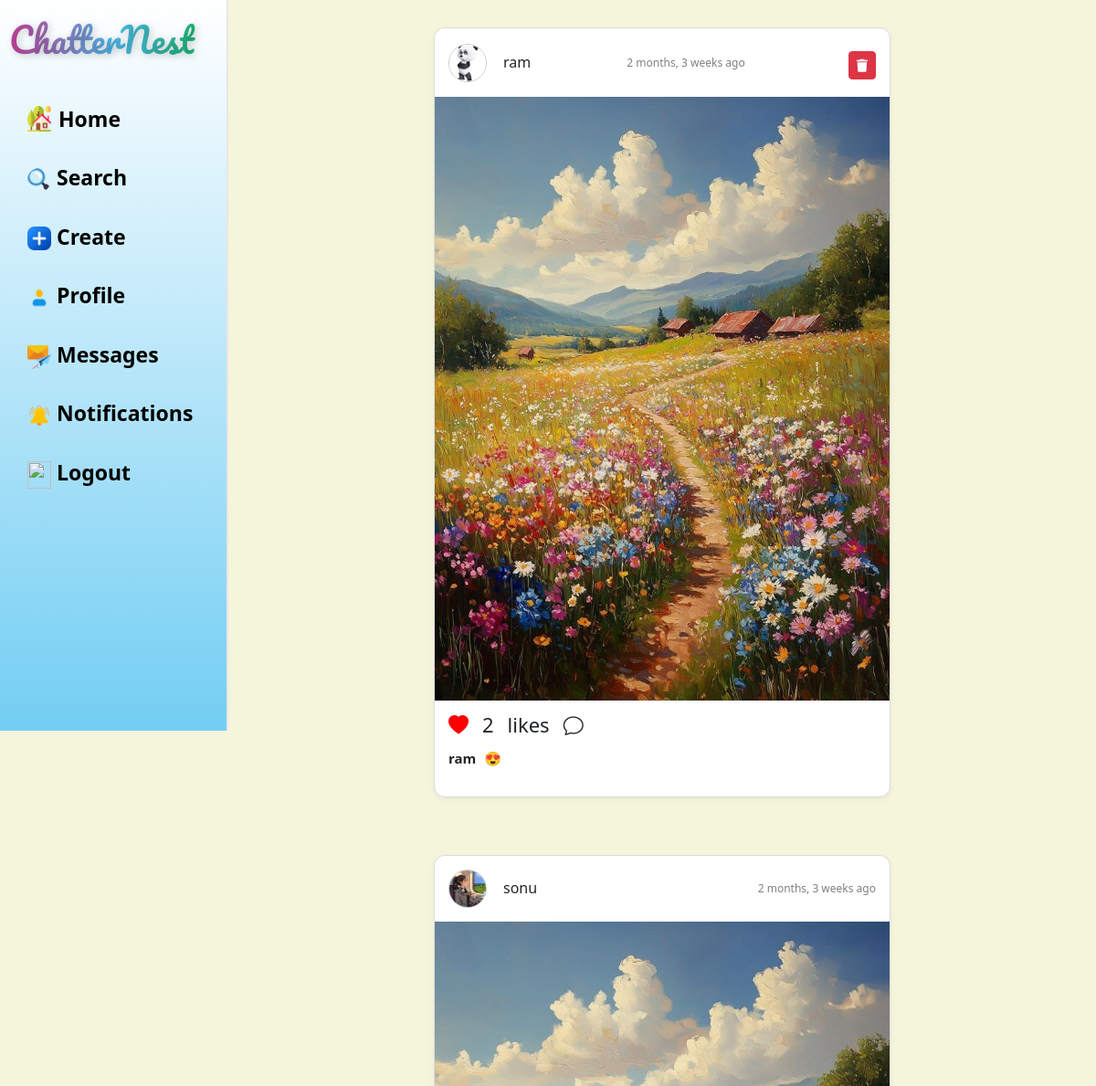
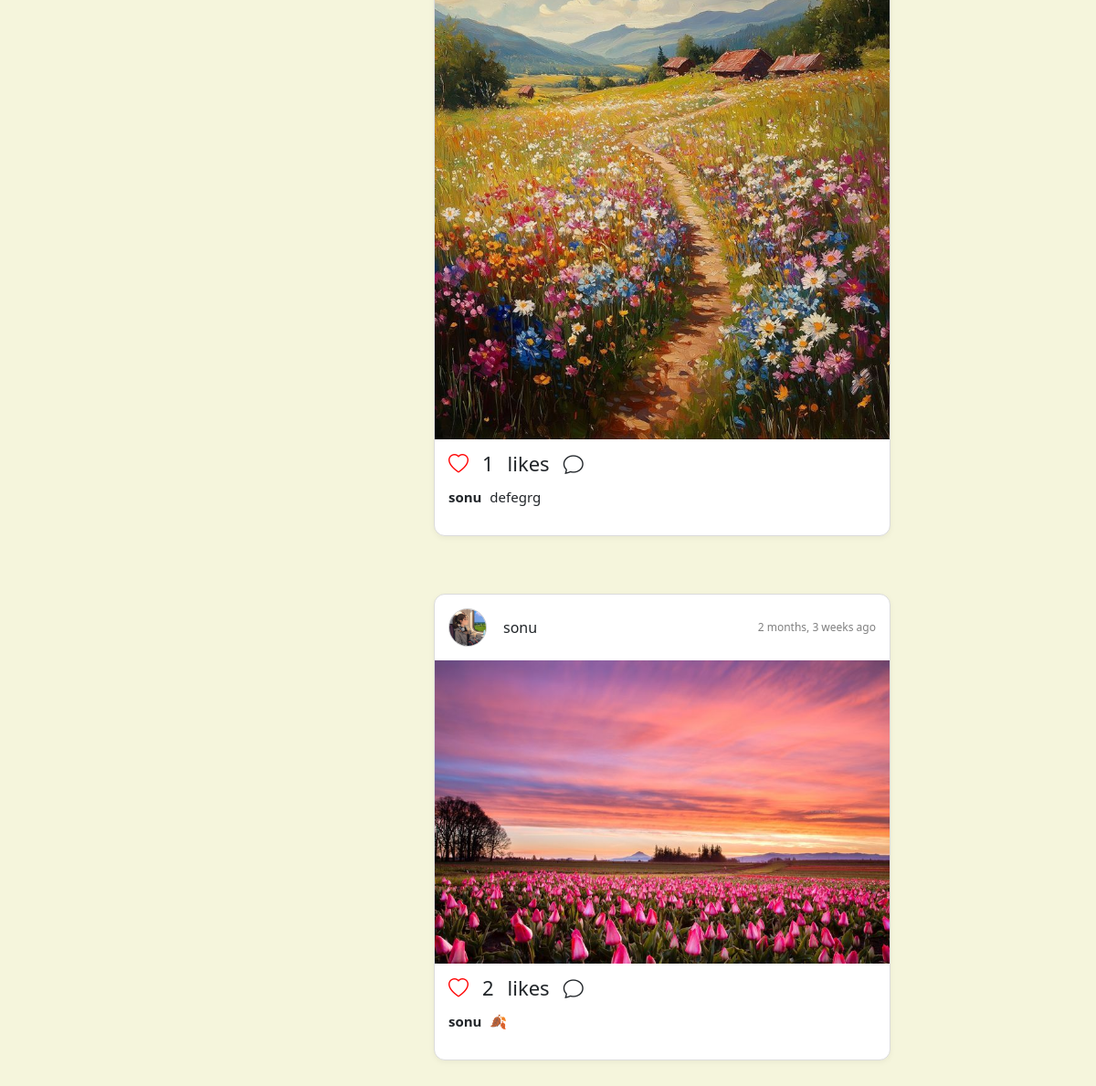
The app's page /Users/kid_dashboard (signed in), older data (2 pictures, top to bottom).
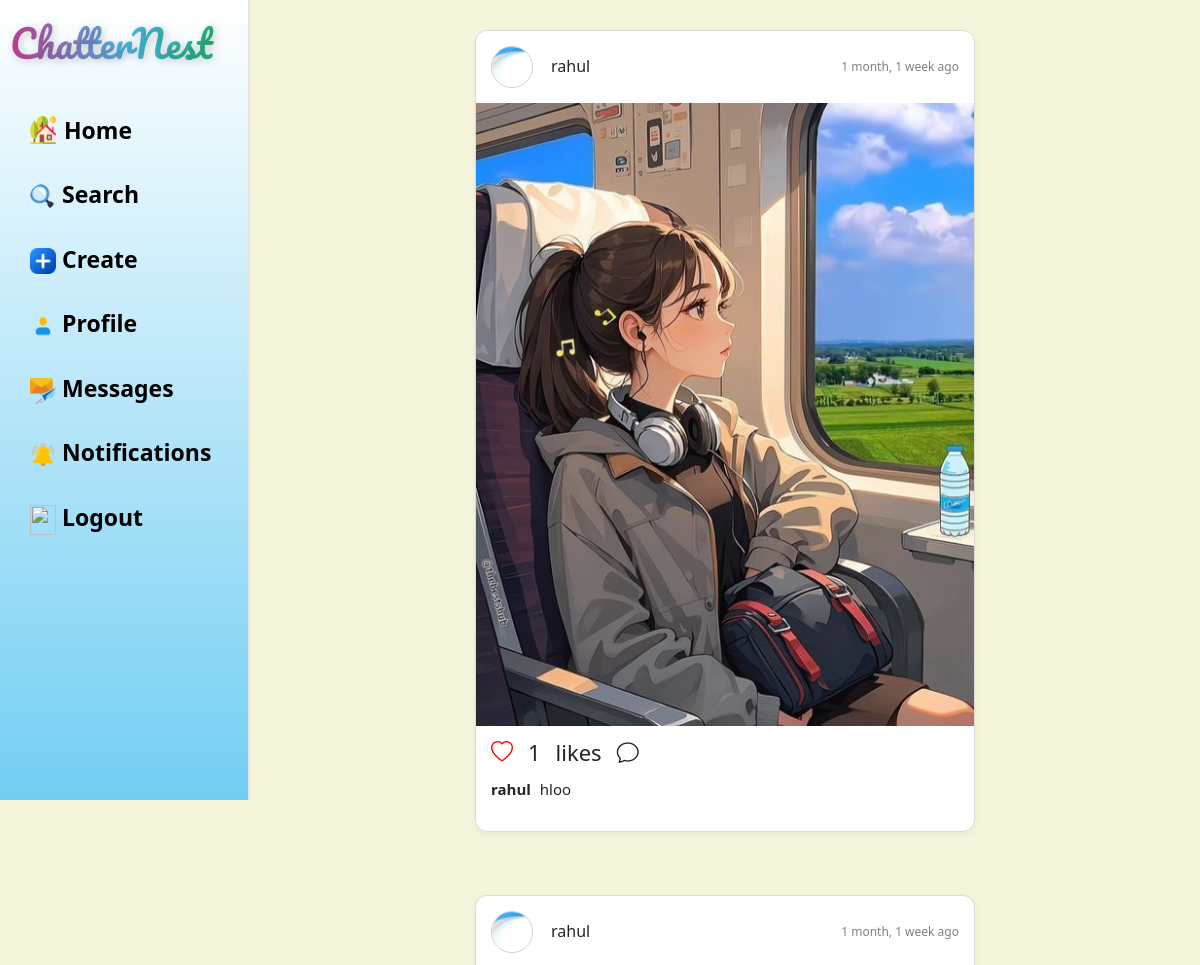
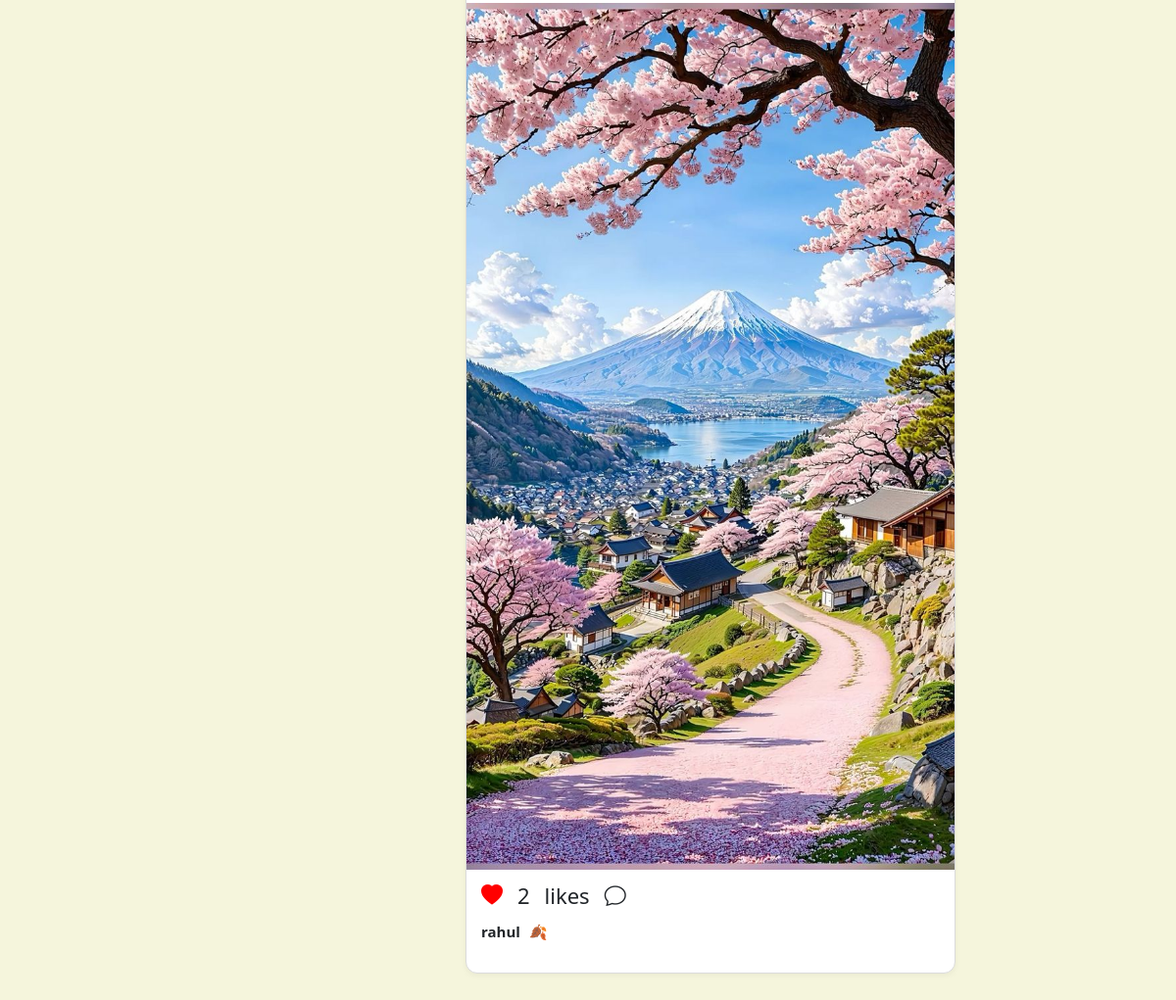
The same page, newer data (2 pictures, top to bottom).
### Users/models.py (models this page shows)
class Post(models.Model):
    user = models.ForeignKey(kid_acc, on_delete=models.CASCADE)
    description = models.TextField()
    image = models.ImageField(upload_to="posts", null=True, blank=True)
    created_at = models.DateTimeField(auto_now_add=True)
    bio = models.TextField(blank=True, null=True)

class kid_acc(models.Model):
    kid_id = models.CharField(max_length=100, primary_key=True)
    Email = models.EmailField(max_length=100)
    password = models.CharField(max_length=12)
    profile = models.ImageField(upload_to="Kid_profiles", blank=True, null=True)
    parent = models.ForeignKey(Parent_acc, on_delete=models.CASCADE, related_name='kids')
    friends = models.ManyToManyField('self', symmetrical=True, blank=True)
    blocked = models.BooleanField(default=False)
    bio = models.TextField(blank=True, null=True)

### Users/views.py (the view)
# urls.py: path('kid_dashboard',views.kid_dashboard,name='kid_dashboard'),
def kid_dashboard(request):
    if 'kid_id' not in request.session:
        return redirect('kid_login')
    kid_id = request.session.get('kid_id')
    try:
        kid = kid_acc.objects.get(kid_id=kid_id)
        friends = kid.friends.all()
        posts = Post.objects.filter(user__in=[kid, *friends]).order_by('-created_at')
        liked_post_ids = Like.objects.filter(user=kid).values_list('post_id', flat=True)
        search_query = request.GET.get('search_query')
        search_results = None
        if search_query:
            search_results = kid_acc.objects.filter(kid_id__icontains=search_query)
        liked_posts = [post for post in posts if post.likes.filter(user=request.user).exists()]
        new_notifications = kid.received_requests.filter(status='pending').exists()
        friendrequest = FriendRequest.objects.filter(to_kid=kid,status='pending')
        return render(request, 'kid_dashboard.html', {
            'kid': kid,
            'posts': posts,
            'search_results': search_results,
            'liked_posts': liked_post_ids,
            'new_notifications':new_notifications,
            'friendrequest': friendrequest,
        })
    except kid_acc.DoesNotExist:
        request.session.flush()
        return redirect('kid_login')

### templates/kid_dashboard.html (shortened to what this page needs)
{% load static %}
{% load humanize %}
<!DOCTYPE html>
<html lang="en">
<head>
  <link href="https://cdn.jsdelivr.net/npm/bootstrap@5.3.0/dist/css/bootstrap.min.css" rel="stylesheet" />
  <link rel="stylesheet" href="https://cdnjs.cloudflare.com/ajax/libs/font-awesome/6.5.1/css/all.min.css" />
  <link rel="stylesheet" href="https://cdn.jsdelivr.net/npm/bootstrap-icons@1.10.5/font/bootstrap-icons.css">
</head>
<body style="background-color: beige;">
  <div class="sidebar">
    <h3 class="kidverse">ChatterNest</h3>
    <br />
    <a href="kid_dashboard" style="display: flex; align-items: center; gap: 8px;">
      <img src="/static/images/house.png" alt="Home" style="width: 26px; height: 28px;" />
      Home
    </a>
    <a href="#" data-bs-toggle="modal" data-bs-target="#searchModal"> <img src="/static/images/magnifier.png"
        alt="search" style="width: 26px; height: 26px; border-radius: 25px;" /> Search</a>
    <a data-bs-toggle="modal" data-bs-target="#postModal" href=""><img src="/static/images/plus.png" alt="Home"
        style="width: 26px; height: 26px;" /> Create</a>
    <a href="profile"> <img src="/static/images/person.png" alt="Home" style="width: 26px; height: 30px;" /> Profile</a>
    <a href="chat"><img src="/static/images/mail.png" alt="Home" style="width: 26px; height: 26px;" />
      Messages</a>
    <a href="#" data-bs-toggle="modal" data-bs-target="#notificationsModal"> <img
        src="/static/images/notification-bell.png" alt="Home" style="width: 26px; height: 26px;" /> Notifications</a>
    <a href="{% url 'kid_logout' %}">
      <img src="/static/images/exit.png" style="width: 26px; height: 30px;" />
      Logout
    </a>
  </div>
  <div class="content">
    <div class="post-display">
      {% for post in posts %}
      <div id="post-view">
        <div id="profile-details">
          <img src="{{ post.user.profile.url }}" alt="Profile" class="rounded-circle me-2">
          <h3>{{post.user.kid_id}}</h3>
          <p id="time">{{ post.created_at|naturaltime }}</p>
          {% if post.user.kid_id == kid.kid_id %}
          <form method="post" action="{% url 'delete_post' post.id %}" style="margin-left:auto;">
            <button type="submit" class="btn btn-sm btn-danger ms-2"
              onclick="return confirm('Are you sure you want to delete this post?');">
              <i class="fas fa-trash"></i></button>
          </form>
          {% endif %}
        </div>
        <div id="post">
          <img src="{{post.image.url}}" alt="post">
          <div id="icons">
            <i class="bi bi-heart{% if post.id in liked_posts %}-fill{% endif %}" id="like-btn-{{ post.id }}"
              data-id="{{ post.id }}" style="cursor: pointer; color: red;" onclick="toggleLike(this)"></i>
            <span id="like-count-{{ post.id }}">{{ post.likes.count }}</span> likes
            <i class="bi bi-chat" data-bs-toggle="modal" data-bs-target="#commentModal-{{ post.id }}"></i>
          </div>
          <p><strong>{{post.user.kid_id}}</strong> {{post.description}}</p>
        </div>
      </div>
      {% empty %}
      <p>No posts available.</p>
      {% endfor %}
    </div>
  </div>
</body>
</html>

Row changes from the older to the newer data that the page shows:
removed Post: user.profile (picture), user.kid_id "ram", created_at "2 months, 3 weeks ago", image (picture), likes.count "2", description "😍"
removed Post: user.profile (picture), user.kid_id "sonu", created_at "2 months, 3 weeks ago", image (picture), likes.count "1", description "defegrg"
removed Post: user.profile (picture), user.kid_id "sonu", created_at "2 months, 3 weeks ago", image (picture), likes.count "2", description "🍂"
added Post: user.profile (picture), user.kid_id "rahul", created_at "1 month, 1 week ago", image (picture), likes.count "1", description "hloo"
added Post: user.profile (picture), user.kid_id "rahul", created_at "1 month, 1 week ago", image (picture), likes.count "2", description "🍂"
